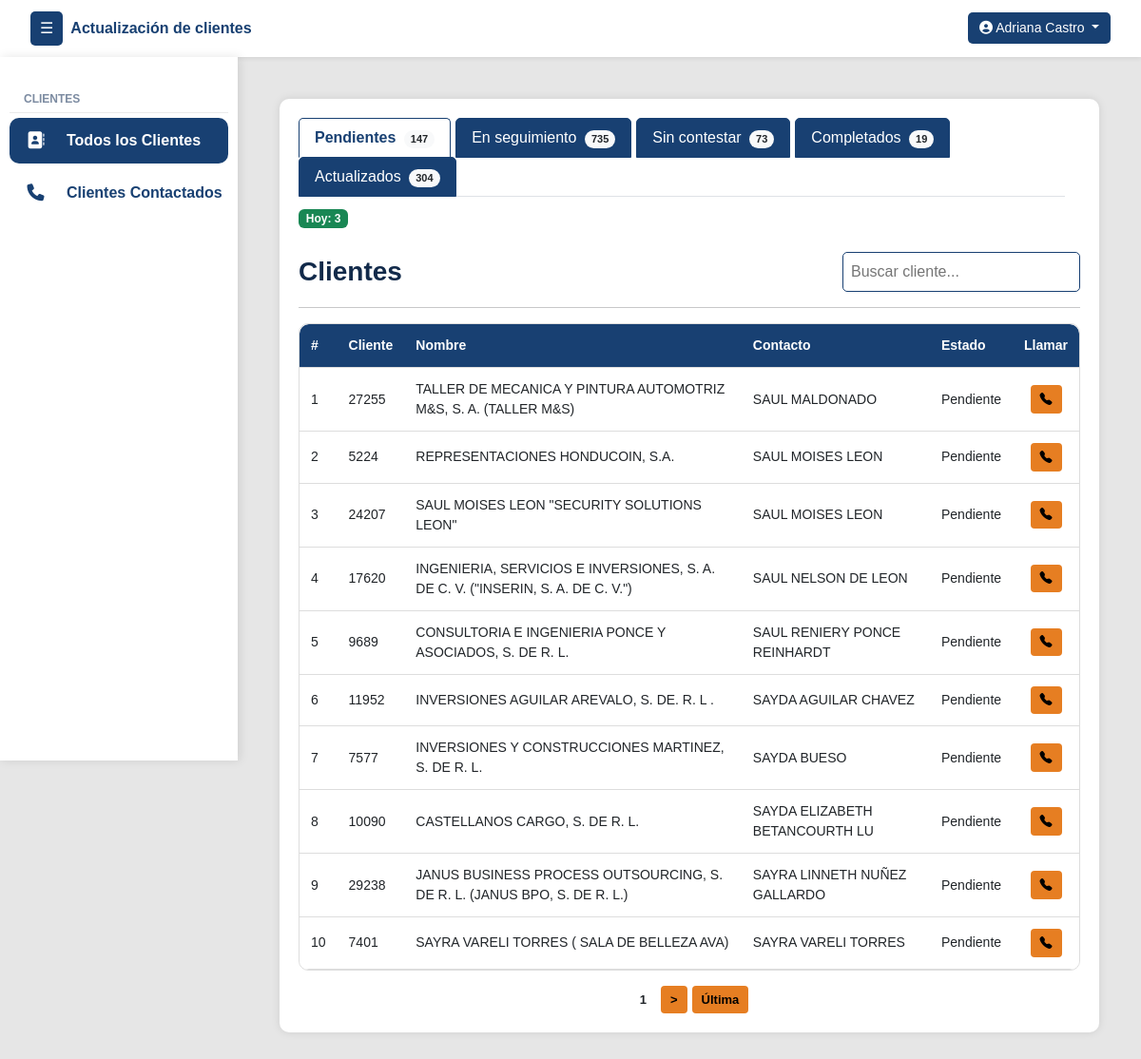
Page /clientes/pendientes/ (signed in) on the committed database.
### clientes/models.py (models this page shows, shortened)
class Cliente(models.Model):
    numero_cliente = models.CharField(max_length=50, unique=True)
    nombre_cliente = models.CharField(max_length=255)
    contacto_cliente = models.CharField(max_length=255)
    contacto_cargo = models.CharField(max_length=100, null=True, blank=True)
    telefono_cliente = models.CharField(max_length=50, null=True, blank=True)
    telefono_dos = models.CharField(max_length=50, null=True, blank=True)
    direccion = models.CharField(max_length=255, null=True, blank=True)
    correo = models.CharField(max_length=254, null=True, blank=True)
    estado_actual = models.ForeignKey(EstadoReporte, on_delete=models.SET_NULL, null=True, blank=True, default=1)
    asignado_inicial = models.ForeignKey(User, on_delete=models.SET_NULL, null=True, blank=True, related_name='clientes_asignados_inicialmente')
    asignado_usuario = models.ForeignKey(User, on_delete=models.SET_NULL, null=True, blank=True, related_name='clientes_asignados')
    veces_contactado = models.PositiveIntegerField(default=0)
    sin_contestar = models.PositiveIntegerField(default=0)
    formulario_sin_contestar = models.PositiveIntegerField(default=0)
    ultima_llamada_no_contesto = models.DateTimeField(null=True, blank=True)
    ultimo_envio_formulario = models.DateTimeField(null=True, blank=True)

class EstadoReporte(models.Model):
    nombre = models.CharField(max_length=100, unique=True)
    creado_por = models.ForeignKey(User, on_delete=models.SET_NULL, null=True, blank=True)
    creado_en = models.DateTimeField(auto_now_add=True)
    estado = models.CharField(max_length=50, choices=[('activo', 'Activo'), ('inactivo', 'Inactivo')])
    intentos = models.PositiveIntegerField(default=0)
    genera_movimiento = models.BooleanField(default=True)

### clientes/views.py (the view)
# urls.py: path('clientes/pendientes/', vistasClientes.clientes_pendientes, name='clientes'),
@login_required
def clientes_pendientes(request):
    hoy = timezone.localdate()
    usuario = request.user
    if not usuario.groups.filter(name="estandar_group").exists():
        messages.error(request, "Acceso no permitido.")
        return redirect("login")
    search_query = request.GET.get('q', '').strip()
    estado_pendiente = EstadoReporte.objects.filter(nombre__iexact="pendiente").first()
    estados_seguimiento = EstadoReporte.objects.filter(
        genera_movimiento=False
    ).exclude(nombre__iexact="pendiente").exclude(nombre__iexact="no contestó")
    clientes_seguimiento_qs = Cliente.objects.filter(
        asignado_usuario=usuario,
        estado_actual__in=estados_seguimiento
    )
    estado_no_contesto = EstadoReporte.objects.filter(nombre__iexact="no contestó").first()
    estado_actualizado = EstadoReporte.objects.filter(nombre__iexact="actualizado").first()
    clientes_pendientes_qs = Cliente.objects.filter(asignado_usuario=usuario, estado_actual=estado_pendiente)
    if search_query:
        clientes_pendientes_qs = clientes_pendientes_qs.filter(
            Q(nombre_cliente__icontains=search_query) |
            Q(numero_cliente__icontains=search_query) |
            Q(contacto_cliente__icontains=search_query)
        )
    clientes_pendientes = paginar_queryset(request, clientes_pendientes_qs, 'pendientes')
    movimientos_usuario = MovimientoEstado.objects.filter(cliente=OuterRef('pk'), actualizado_por=usuario)
    primer_movimiento_qs = MovimientoEstado.objects.filter(cliente=OuterRef('pk')).order_by('fecha_hora')
    primer_movimiento_usuario = Subquery(primer_movimiento_qs.values('actualizado_por')[:1])
    primer_movimiento_estado = Subquery(primer_movimiento_qs.values('estado__nombre')[:1])
    clientes_sin_actualizar_qs = Cliente.objects.annotate(
        tiene_movimiento_usuario=Exists(movimientos_usuario),
        primer_usuario_id=primer_movimiento_usuario,
        primer_estado_nombre=primer_movimiento_estado
    ).filter(
        (Q(tiene_movimiento_usuario=True) & ~Q(estado_actual__nombre__iexact="actualizado")) |
        (Q(estado_actual__nombre__iexact="actualizado") & Q(primer_usuario_id=usuario.id) & ~Q(primer_estado_nombre__iexact="actualizado"))
    )
    estados_reporte = EstadoReporte.objects.filter(estado="activo") \
        .exclude(nombre__iexact="pendiente") \
        .exclude(nombre__iexact="no localizado") \
        .exclude(nombre__iexact="por localizar") \
        .exclude(nombre__iexact="formulario sin respuesta") \
        .exclude(nombre__iexact="completado")
    actualizados_hoy_qs = Cliente.objects.filter(
        estado_actual__nombre__iexact="actualizado",
        movimientos__estado__nombre__iexact="actualizado",
        movimientos__actualizado_por=usuario,
        movimientos__fecha_hora__date=hoy
    ).distinct()
    movimientos_usuario = MovimientoEstado.objects.filter(cliente=OuterRef('pk'), actualizado_por=usuario)
    primer_movimiento_qs = MovimientoEstado.objects.filter(cliente=OuterRef('pk')).order_by('fecha_hora')
    primer_movimiento_usuario = Subquery(primer_movimiento_qs.values('actualizado_por')[:1])
    primer_movimiento_estado = Subquery(primer_movimiento_qs.values('estado__nombre')[:1])
    clientes_sin_actualizar_hoy_qs = Cliente.objects.annotate(
        tiene_movimiento_usuario=Exists(movimientos_usuario),
        primer_usuario_id=primer_movimiento_usuario,
        primer_estado_nombre=primer_movimiento_estado
    ).filter(
        Q(movimientos__fecha_hora__date=hoy),
        (Q(tiene_movimiento_usuario=True) & ~Q(estado_actual__nombre__iexact="actualizado")) |
        (Q(estado_actual__nombre__iexact="actualizado") & Q(primer_usuario_id=usuario.id) & ~Q(primer_estado_nombre__iexact="actualizado"))
    ).distinct()
    return render(request, 'clientes/clientes.html', {
        "clientes_pendientes": clientes_pendientes,
        "estado_reporte": estados_reporte,
        "view_type": "pendientes",
        "search_query": search_query,
        "count_pendientes": clientes_pendientes_qs.count(),
        "count_seguimiento": clientes_seguimiento_qs.count(),
        "count_no_contesto": Cliente.objects.filter(asignado_usuario=usuario, estado_actual=estado_no_contesto).count(),
        "count_actualizados": Cliente.objects.filter(estado_actual__nombre__iexact="actualizado", movimientos__estado__nombre__iexact="actualizado", movimientos__actualizado_por=usuario).distinct().count(),
        "count_sin_actualizar": clientes_sin_actualizar_qs.count(),
        "count_actualizados_hoy": actualizados_hoy_qs.count() + clientes_sin_actualizar_hoy_qs.count(),
    })

### templates/clientes/clientes.html (shortened to what this page needs)
{% extends 'layout/layout.html' %}
{% block content %}
<div class="container">
    <div class="tabs-container d-flex justify-content-between align-items-center flex-wrap">
        <ul class="nav nav-tabs flex-grow-1 me-3" id="clienteTabs" role="tablist">
            <li class="nav-item" role="presentation">
                <a class="nav-link {% if view_type == 'pendientes' %}active{% endif %}" id="pendientes-tab" href="{% url 'clientes' %}" role="tab" aria-controls="pendientes" aria-selected="true">
                    Pendientes <span class="badge rounded-pill bg-light text-dark ms-1" id="countPendientes">{{ count_pendientes }}</span>
                </a>
            </li>
            <li class="nav-item" role="presentation">
                <a class="nav-link {% if view_type == 'seguimiento' %}active{% endif %}" id="seguimiento-tab" href="{% url 'clientes_seguimiento' %}" role="tab" aria-controls="seguimiento" aria-selected="false">
                    En seguimiento <span class="badge rounded-pill bg-light text-dark ms-1" id="countSeguimiento">{{ count_seguimiento }}</span>
                </a>
            </li>
            <li class="nav-item" role="presentation">
                <a class="nav-link {% if view_type == 'nocontesto' %}active{% endif %}" id="nocontesto-tab" href="{% url 'clientes_sin_contestar' %}" role="tab" aria-controls="nocontesto" aria-selected="false">
                    Sin contestar <span class="badge rounded-pill bg-light text-dark ms-1" id="countNoContesto">{{ count_no_contesto }}</span>
                </a>
            </li>
            <li class="nav-item" role="presentation">
                <a class="nav-link {% if view_type == 'sin_actualizar' %}active{% endif %}" id="sinactualizar-tab" href="{% url 'clientes_sin_actualizar' %}" role="tab" aria-controls="sinactualizar" aria-selected="false">
                    Completados <span class="badge rounded-pill bg-light text-dark ms-1" id="countSinActualizar">{{ count_sin_actualizar }}</span>
                </a>
            </li>
            <li class="nav-item" role="presentation">
                <a class="nav-link {% if view_type == 'actualizados' %}active{% endif %}" id="actualizados-tab" href="{% url 'clientes_actualizados' %}" role="tab" aria-controls="actualizados" aria-selected="false">
                    Actualizados <span class="badge rounded-pill bg-light text-dark ms-1" id="countActualizados">{{ count_actualizados }}</span>
                </a>
            </li>
        </ul>
        <div class="hoy-counter text-nowrap mt-2 mt-md-0">
            <span class="badge bg-success">
                Hoy: {{ count_actualizados_hoy }}
            </span>
        </div>
    </div>
    <div class="tab-content mt-4" id="clienteTabsContent">
        {% if view_type == 'pendientes' %}
        <div class="tab-pane fade show active" id="pendientes" role="tabpanel" aria-labelledby="pendientes-tab">
            <div class="d-flex justify-content-between align-items-center mb-3">
                <h3 class="mb-0">Clientes</h3>
                <form method="get" class="d-flex" style="gap: 10px;">
                    <input type="text" name="q" id="searchInputPendientes" class="search-box"
                           placeholder="Buscar cliente..."
                           value="{{ search_query|default:'' }}"
                           autocomplete="off">
                </form>
            </div>
            <hr>
            <div class="table-responsive">
                <table class="styled-table" id="tablaPendientes">
                    <thead>
                        <tr>
                            <th>#</th>
                            <th>Cliente</th>
                            <th>Nombre</th>
                            <th>Contacto</th>
                            <th>Estado</th>
                            <th>Llamar</th>
                        </tr>
                    </thead>
                    <tbody>
                        {% for cliente in clientes_pendientes %}
                        <tr>
                            <td>{{ forloop.counter }}</td>
                            <td>{{ cliente.numero_cliente }}</td>
                            <td>{{ cliente.nombre_cliente }}</td>
                            <td>{{ cliente.contacto_cliente }}</td>
                            <td>{{ cliente.estado_actual.nombre }}</td>
                            <td>
                                <div class="text-center">
                                    <button class="btn btn-sm btn-reportar"
                                            data-bs-toggle="modal"
                                            data-bs-target="#modalReportarCliente"
                                            onclick="abrirModalReportarCliente('{{ cliente.id }}', '{{ cliente.numero_cliente }}', '{{ cliente.nombre_cliente }}', '{{ cliente.contacto_cliente }}', '{{ cliente.telefono_cliente|default_if_none:"" }}', '{{ cliente.telefono_dos|default_if_none:"" }}', '{{ cliente.correo|default_if_none:"" }}', '{{ cliente.direccion|default_if_none:"" }}', '{{ cliente.contacto_cargo|default_if_none:"" }}')"
                                            title="Llamar cliente">
                                        <i class="bi bi-telephone-fill"></i>
                                    </button>
                                </div>
                            </td>
                        </tr>
                        {% empty %}
                        <tr>
                            <td colspan="8" class="text-center">No hay clientes pendientes.</td>
                        </tr>
                        {% endfor %}
                    </tbody>
                </table>
            </div>
            {% if clientes_pendientes.has_other_pages %}
            <div class="pagination mt-3">
                <span class="btn btn-sm btn-reportar active">{{ clientes_pendientes.number }}</span>
                {% if clientes_pendientes.number < clientes_pendientes.paginator.num_pages %}
                    <a href="?pendientes={{ clientes_pendientes.next_page_number }}{% if search_query %}&q={{ search_query }}{% endif %}" class="btn btn-sm btn-reportar">&gt;</a>
                    <a href="?pendientes={{ clientes_pendientes.paginator.num_pages }}{% if search_query %}&q={{ search_query }}{% endif %}" class="btn btn-sm btn-reportar">Última</a>
                {% endif %}
            </div>
            {% endif %}
        </div>
        {% endif %}
    </div>
{% endblock %}

### templates/layout/layout.html (shortened to what this page needs)
{% load static %}
{% load group_filters %}
<!DOCTYPE html>
<html lang="es">
<head>
    <link rel="stylesheet" href="https://cdn.jsdelivr.net/npm/bootstrap@5.3.0/dist/css/bootstrap.min.css">
    <link rel="stylesheet" href="{% static 'css/style.css' %}">
    <link rel="stylesheet" href="https://cdnjs.cloudflare.com/ajax/libs/font-awesome/6.4.2/css/all.min.css">
    <link href="https://cdn.jsdelivr.net/npm/select2@4.0.13/dist/css/select2.min.css" rel="stylesheet" />
    <link rel="stylesheet" href="https://cdn.jsdelivr.net/npm/bootstrap-icons@1.10.5/font/bootstrap-icons.css">
</head>
<body>
<nav class="navbar navbar-expand-lg navbar-light bg-white shadow-sm">
    <div class="container-fluid">
        <button id="sidebarCollapse" class="btn btn-primary me-2">☰</button>
        <a class="navbar-brand d-none d-md-block">Actualización de clientes</a>
        <div class="ms-auto">
            {% if user.is_authenticated %}
            <div class="dropdown">
                <button id="userDropdownBtn" class="btn btn-user dropdown-toggle user-font" type="button" data-bs-toggle="dropdown">
                  <i class="fas fa-user-circle"></i> {{ user.first_name }} {{ user.last_name }}
                </button>
              </div>
            {% else %}
                <a href="{% url 'login' %}" class="btn btn-outline-primary"><i class="fas fa-sign-in-alt"></i> Iniciar Sesión</a>
            {% endif %}
        </div>
    </div>
</nav>
<div class="d-flex">
    <nav id="sidebar">
      <ul class="list-unstyled components">
        {% if user|has_group:"estandar_group" or user|has_group:"colector_group" or user|has_group:"admin_group" %}
          <li class="sidebar-section-title">Clientes</li>
          {% if user|has_group:"estandar_group" %}
          <li class="list-link {% if active_page == 'clientes' %}active{% endif %}">
            <a href="{% url 'clientes' %}" class="sidebar-link">
              <i class="fas fa-address-book sidebar-icon"></i>
              <span class="sidebar-text">Todos los Clientes</span>
            </a>
          </li>
          {% endif %}
          {% if user|has_group:"admin_group" or user|has_group:"estandar_group" %}
          <li class="list-link {% if active_page == 'clientes_reportados' %}active{% endif %}">
            <a href="{% url 'clientes_reportados' %}" class="sidebar-link">
              <i class="fas fa-phone sidebar-icon"></i>
              <span class="sidebar-text">Clientes Contactados</span>
            </a>
          </li>
          {% endif %}
        {% endif %}
      </ul>
    </nav>
    <div id="main-container" class="container-fluid">
        <div id="content" class="w-100 p-4">
            {% block content %}{% endblock %}
        </div>
    </div>
</div>
</body>
</html>

### rows in the picture
Cliente: numero_cliente "27255", nombre_cliente "TALLER DE MECANICA Y PINTURA AUTOMOTRIZ M&S, S. A. (TALLER M&S)", contacto_cliente "SAUL MALDONADO", estado_actual.nombre "Pendiente"
Cliente: numero_cliente "5224", nombre_cliente "REPRESENTACIONES HONDUCOIN, S.A.", contacto_cliente "SAUL MOISES LEON", estado_actual.nombre "Pendiente"
Cliente: numero_cliente "24207", nombre_cliente "SAUL MOISES LEON \"SECURITY SOLUTIONS LEON\"", contacto_cliente "SAUL MOISES LEON", estado_actual.nombre "Pendiente"
Cliente: numero_cliente "17620", nombre_cliente "INGENIERIA, SERVICIOS E INVERSIONES, S. A. DE C. V. (\"INSERIN, S. A. DE C. V.\")", contacto_cliente "SAUL NELSON DE LEON", estado_actual.nombre "Pendiente"
Cliente: numero_cliente "9689", nombre_cliente "CONSULTORIA E INGENIERIA PONCE Y ASOCIADOS, S. DE R. L.", contacto_cliente "SAUL RENIERY PONCE REINHARDT", estado_actual.nombre "Pendiente"
Cliente: numero_cliente "11952", nombre_cliente "INVERSIONES AGUILAR AREVALO, S. DE. R. L .", contacto_cliente "SAYDA AGUILAR CHAVEZ", estado_actual.nombre "Pendiente"
Cliente: numero_cliente "7577", nombre_cliente "INVERSIONES Y CONSTRUCCIONES MARTINEZ, S. DE R. L.", contacto_cliente "SAYDA BUESO", estado_actual.nombre "Pendiente"
Cliente: numero_cliente "10090", nombre_cliente "CASTELLANOS CARGO, S. DE R. L.", contacto_cliente "SAYDA ELIZABETH BETANCOURTH LU", estado_actual.nombre "Pendiente"
Cliente: numero_cliente "29238", nombre_cliente "JANUS BUSINESS PROCESS OUTSOURCING, S. DE R. L. (JANUS BPO, S. DE R. L.)", contacto_cliente "SAYRA LINNETH NUÑEZ GALLARDO", estado_actual.nombre "Pendiente"
Cliente: numero_cliente "7401", nombre_cliente "SAYRA VARELI TORRES ( SALA DE BELLEZA AVA)", contacto_cliente "SAYRA VARELI TORRES", estado_actual.nombre "Pendiente"

### other values in the picture
{{ user.first_name }} "Adriana"
{{ user.last_name }} "Castro"
{{ count_pendientes }} "147"
{{ count_seguimiento }} "735"
{{ count_no_contesto }} "73"
{{ count_sin_actualizar }} "19"
{{ count_actualizados }} "304"
{{ count_actualizados_hoy }} "3"
{{ clientes_pendientes.number }} "1"
